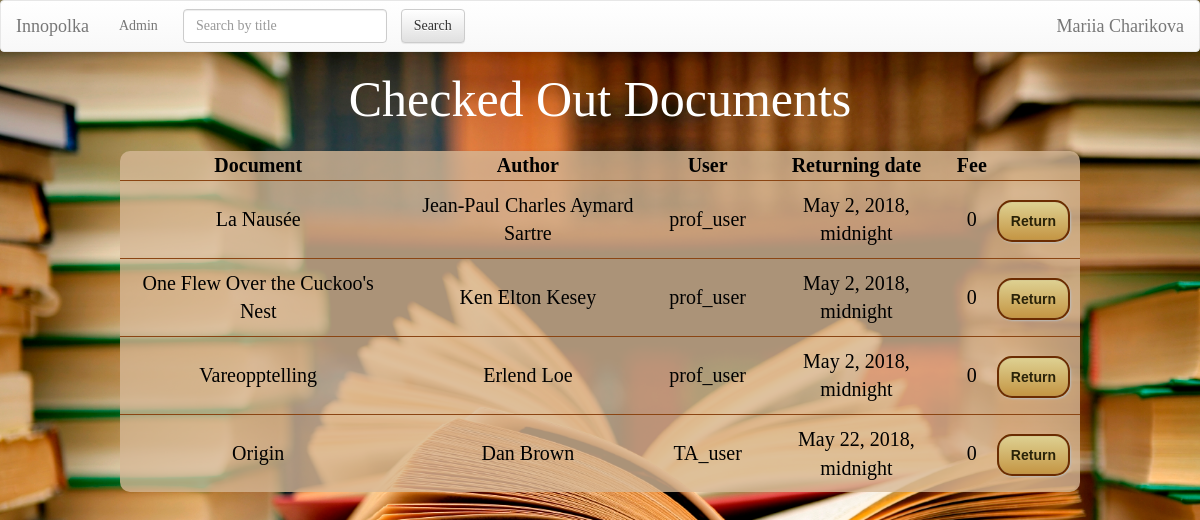
The page /checked_out_docs/ (signed in) on the database its author committed.
### Documents/models.py (models this page shows, shortened)
class DocumentCopy(models.Model):
    doc = models.ForeignKey(Document, blank=True, default=None, on_delete=models.CASCADE) # link document which is checked out
    checked_up_by_whom = models.ForeignKey(User, blank=True, default=None, on_delete=models.CASCADE) # link to holder
    date = models.DateTimeField(default=str(datetime.datetime.today().strftime("%Y-%m-%d %H:%M")))
    returning_date = models.DateTimeField(default=str(datetime.datetime.today().strftime("%Y-%m-%d %H:%M")))
    time_left = models.CharField(null=True, max_length=250)
    fine_price = models.IntegerField(null=True)
    renewed = models.BooleanField(default=False)
    class Meta:
        verbose_name_plural = 'Document copies'
    def fine(self):
        if datetime.datetime.today() > self.returning_date:
            fine = int((datetime.datetime.today() - self.returning_date).days) * 100
            if fine > self.doc.price:
                return self.doc.price
            else:
                return fine
        else:
            return 0

class Document(models.Model):
    title = models.CharField(max_length=250)
    price = models.IntegerField()
    keywords = models.CharField(max_length=250) # the list of keywords stored in string
    authors = models.CharField(max_length=250) # the list of authors in string format splitted by space
    cover = models.CharField(max_length=1000, default="https://lh3.googleusercontent.com/zqfUbCXdb1oGmsNEzNxTjQU5ZlS3x46nQoB83sFbRSlMnpDTZgdVCe_LvCx-rl7sOA=w300")
    copies = models.PositiveIntegerField(default=1)
    type = models.CharField(max_length=100, default='Document')
    is_bestseller = models.BooleanField(default=False)
    is_reference = models.BooleanField(default=False)
    level = models.PositiveIntegerField(default=1)
    room = models.PositiveIntegerField(default=1)

### Documents/views.py (the view)
# urls.py: url(r'^checked_out_docs/$', views.CheckedOutDocsView.as_view(), name='checked_out_docs'),
class CheckedOutDocsView(ListView):
    model = DocumentCopy
    template_name = 'Documents/checked_out_docs.html'
    context_object_name = 'document_copies'
    def get(self, request, *args, **kwargs):
        if request.user.is_staff:
            return super().get(request, *args, **kwargs)
        return redirect('/')

### Documents/templates/Documents/checked_out_docs.html (shortened to what this page needs)
{% extends 'Documents/base.html' %}
{% load staticfiles %}
{% block body %}
    <h1> Checked Out Documents</h1>
    <table>
        <tr>
            <th class="cen">Document</th>
            <th class="cen">Author</th>
            <th class="cen">User</th>
            <th class="cen">Returning date</th>
            <th class="cen">Fee</th>
        </tr>
        <tr>
            {% for copy in document_copies %}
                <td><a href="/{{ copy.doc.id }}/">{{ copy.doc.title }}</a></td>
                <td>{{ copy.doc.authors }}</td>
                <td><a href="/user/?id={{ copy.checked_up_by_whom.id }}">{{ copy.checked_up_by_whom }}</a></td>
                <td>{{ copy.returning_date }}</td>
                <td>{{ copy.fine }}</td>
                <td><a class="button" href="/requests/return/?copy_id={{ copy.id }}" onclick="
                        return confirm('Return {{ copy.doc.title }} from {{ copy.checked_up_by_whom.username }} back?');
                        ">Return</a></td>
                </tr>
            {% endfor %}
    </table>
{% endblock %}

### Documents/templates/Documents/base.html (shortened to what this page needs)
<!DOCTYPE html>
<html lang="en">
<head>
    {% load staticfiles %}
    <link rel="stylesheet" href="//maxcdn.bootstrapcdn.com/bootstrap/3.2.0/css/bootstrap.min.css">
    <link rel="stylesheet" href="//maxcdn.bootstrapcdn.com/bootstrap/3.2.0/css/bootstrap-theme.min.css">
</head>
<body>
<nav class="navbar navbar-default">
    <div class="container-fluid">
        <div class="navbar-header">
            <a class="navbar-brand" href="/">Innopolka</a>
            <ul class="nav navbar-nav navbar-right">
                {% if user.is_staff %}
                    <li class="nav-item dropdown">
                        <a class="nav-link dropdown-toggle" href="/user/" id="dropdown01" data-toggle="dropdown"
                           aria-haspopup="true" aria-expanded="false">{% if user.is_superuser %}Admin{% else %}
                            Librarian{% endif %}</a>
                    </ul>
                {% endif %}
        </div>
        <div class="collapse navbar-collapse" id="bs-example-navbar-collapse-1">
            <form class="navbar-form navbar-left" action="/">
                <div class="form-group">
                    <input type="text" class="form-control" name="q" placeholder="Search by title" >
                </div>
                <input type="submit" class="btn btn-default not_wide" value="Search">
            </form>
            <ul class="nav navbar-nav navbar-right">
                {% if user.is_anonymous %}
                    <li><a href="/user/login">Log In</a></li>
                {% elif user.is_authenticated %}
                    <ul class="nav navbar-nav navbar-right">
                        <li class="nav-item dropdown">
                            <a class="navbar-brand" href="/user/?id={{ user.id }}" id="dropdown02"
                               data-toggle="dropdown"
                               aria-haspopup="true" aria-expanded="false">{{ user.first_name }} {{ user.last_name }}</a>
                    </ul>
                {% endif %}
            </ul>
        </div>
    </div>
</nav>
{% block body %}{% endblock %}
</body>
</html>

### Documents/templates/Documents/base.html (style rules this page uses)
body { font-family: Futura; color: white; background: url("/Documents/static/images/background.jpg") no-repeat fixed center center; background-size: cover; }
table { border: 3px solid saddlebrown; border-radius: 5px; width: 80%; background-color: rgba(214, 184, 150, 0.8); color: black; empty-cells: hide; text-align: center; margin: 10px; }
tr { border: 1px solid saddlebrown; text-align: center; }
td { border: 1px solid saddlebrown; padding: 10px; font-size: 20px; color: black; }
form { padding: 5px; color: black; font-size: 15px; margin: 5px; }
input { background-color: floralwhite; border: 2px solid saddlebrown; border-radius: 5px; margin: 0 0 0 10px; left: 50%; }
.button { text-decoration: none; text-align: center; padding: 11px 12px; border: solid 2px #6b2c02; -webkit-border-radius: 15px; -moz-border-radius: 15px; border-radius: 15px; font: 14px "Lucida Sans Unicode", "Lucida Grande", sans-serif; font-weight: bold; color: #292208; background-color: #ded192; background-image: -moz-linear-gradient(top, #ded192 0%, #c49543 100%); background-image: -webkit-linear-gradient(top, #ded192 0%, #c49543 100%); background-image: -o-linear-gradient(top, #ded192 0%, #c49543 100%); background-image: -ms-linear-gradient(top, #ded192 0%, #c49543 100%); filter: progid:DXImageTransform.Microsoft.gradient(startColorstr='#c49543', endColorstr='#c49543', GradientType=0); background-image: linear-gradient(top, #ded192 0%, #c49543 100%); -webkit-box-shadow: 1px 1px 2px #bababa, inset 0px 0px 1px #969393; -moz-box-shadow: 1px 1px 2px #bababa, inset 0px 0px 1px #969393; box-shadow: 1px 1px 2px #bababa, inset 0px 0px 1px #969393; }

### Documents/templates/Documents/checked_out_docs.html (style rules this page uses)
h1 { font-size: 50px; text-align: center; margin-bottom: 2%; }
.cen { text-align: center; font-size: 20px; }
table { border: none; border-radius: 10px; margin-left: 10%; }
tr { border: none; text-align: left; padding: 1%; }
td { border: none; text-align: center; border-top: 1px solid saddlebrown; }
a { color: black; }

### rows shown on the page
DocumentCopy: doc "La Nausée", doc.authors "Jean-Paul Charles Aymard Sartre", checked_up_by_whom "prof_user", returning_date "May 2, 2018, midnight", fine "0"
DocumentCopy: doc "One Flew Over the Cuckoo's Nest", doc.authors "Ken Elton Kesey", checked_up_by_whom "prof_user", returning_date "May 2, 2018, midnight", fine "0"
DocumentCopy: doc "Vareopptelling", doc.authors "Erlend Loe", checked_up_by_whom "prof_user", returning_date "May 2, 2018, midnight", fine "0"
DocumentCopy: doc "Origin", doc.authors "Dan Brown", checked_up_by_whom "TA_user", returning_date "May 22, 2018, midnight", fine "0"

### other values the page prints
{{ user.first_name }} "Mariia"
{{ user.last_name }} "Charikova"
